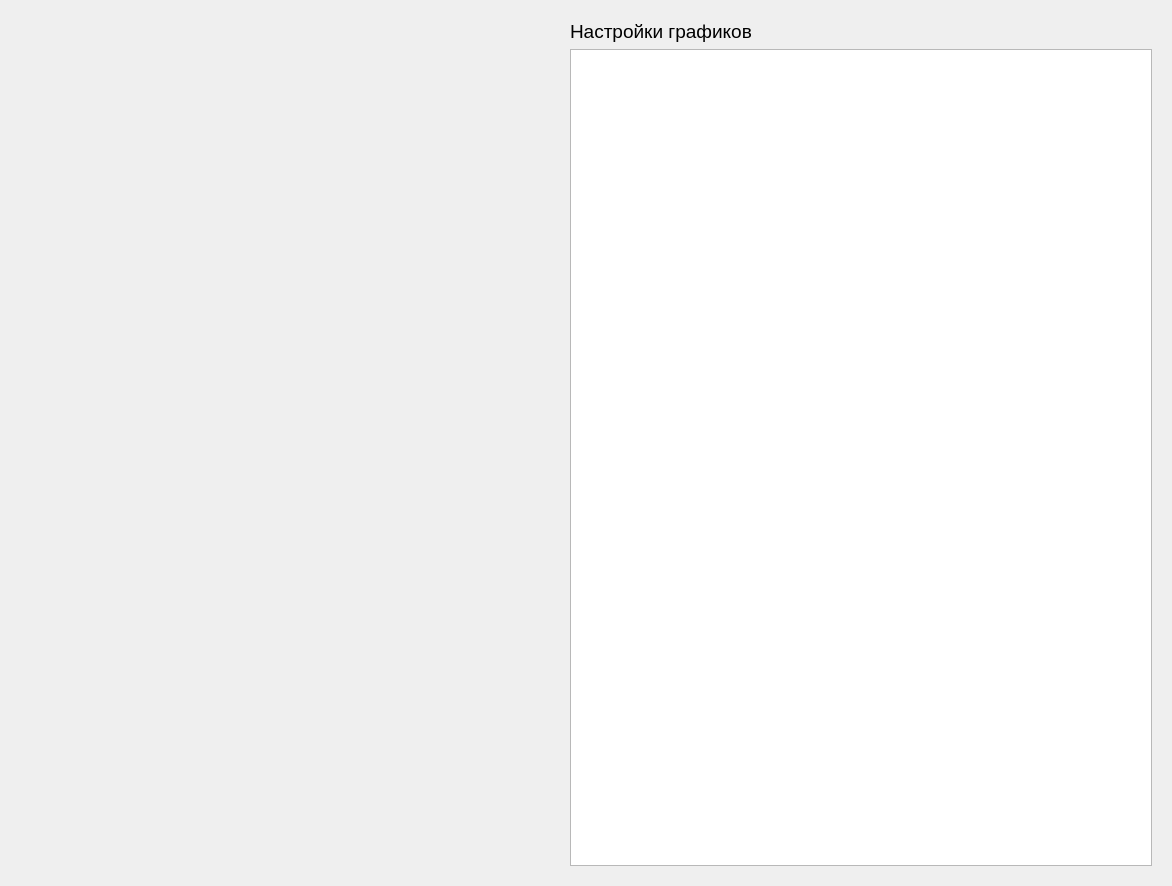
<?xml version="1.0" encoding="UTF-8"?>
<ui version="4.0">
 <class>identf</class>
 <widget class="QWidget" name="identf">
  <property name="geometry">
   <rect>
    <x>0</x>
    <y>0</y>
    <width>1172</width>
    <height>886</height>
   </rect>
  </property>
  <property name="sizePolicy">
   <sizepolicy hsizetype="Preferred" vsizetype="Preferred">
    <horstretch>0</horstretch>
    <verstretch>0</verstretch>
   </sizepolicy>
  </property>
  <property name="minimumSize">
   <size>
    <width>0</width>
    <height>0</height>
   </size>
  </property>
  <property name="windowTitle">
   <string>Form</string>
  </property>
  <property name="autoFillBackground">
   <bool>true</bool>
  </property>
  <layout class="QGridLayout" name="gridLayout">
   <item row="0" column="0">
    <widget class="Plot" name="plot" native="true">
     <property name="sizePolicy">
      <sizepolicy hsizetype="Preferred" vsizetype="Preferred">
       <horstretch>0</horstretch>
       <verstretch>0</verstretch>
      </sizepolicy>
     </property>
    </widget>
   </item>
   <item row="0" column="1">
    <widget class="QWidget" name="widget" native="true">
     <property name="sizePolicy">
      <sizepolicy hsizetype="Fixed" vsizetype="Preferred">
       <horstretch>0</horstretch>
       <verstretch>0</verstretch>
      </sizepolicy>
     </property>
     <property name="minimumSize">
      <size>
       <width>600</width>
       <height>0</height>
      </size>
     </property>
     <layout class="QGridLayout" name="gridLayout_2">
      <item row="1" column="0">
       <widget class="QTableWidget" name="tableWidget">
        <property name="alternatingRowColors">
         <bool>true</bool>
        </property>
       </widget>
      </item>
      <item row="0" column="0">
       <widget class="QLabel" name="label">
        <property name="text">
         <string>&lt;html&gt;&lt;head/&gt;&lt;body&gt;&lt;p&gt;&lt;span style=&quot; font-size:14pt;&quot;&gt;Настройки графиков&lt;/span&gt;&lt;/p&gt;&lt;/body&gt;&lt;/html&gt;</string>
        </property>
       </widget>
      </item>
     </layout>
    </widget>
   </item>
  </layout>
 </widget>
 <customwidgets>
  <customwidget>
   <class>Plot</class>
   <extends>QWidget</extends>
   <header>plot.h</header>
   <container>1</container>
  </customwidget>
 </customwidgets>
 <resources/>
 <connections/>
</ui>
